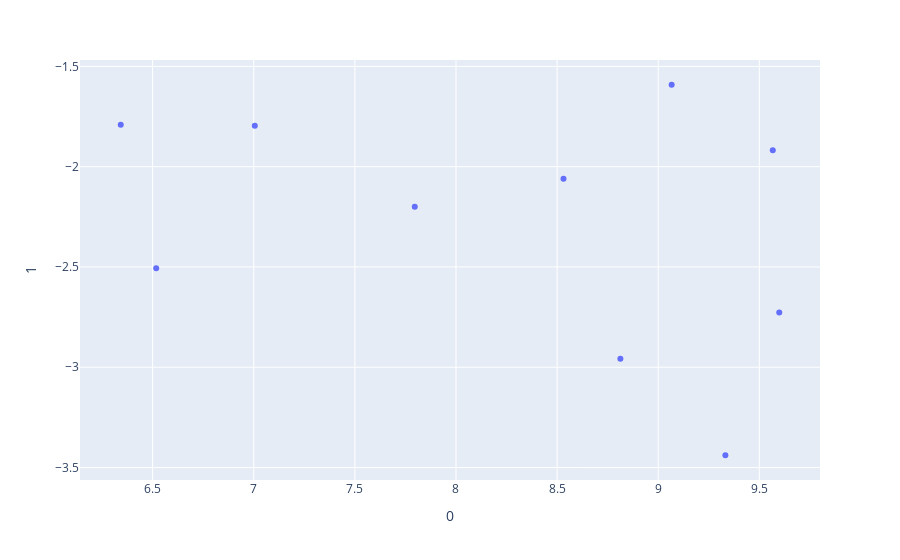

Here is the notebook cell this chart was saved with:
### Code cell
import plotly.express as px

fig = px.scatter(new_values, x=0, y=1, opacity=1, hover_name=sentences)
fig.show()

### Figure 1 — Plotly figure (JSON) as saved in the notebook; plotly's stock layout.template omitted (floating-point values rounded to 4 significant figures)
{"data": [{"hovertemplate": "<b>%{hovertext}</b><br><br>0=%{x}<br>1=%{y}<extra></extra>", "hovertext": ["We investigate the performance of QuantiScale, a new multi-touch interaction technique for the quantification of distances in medical images and discuss the benefits and prospects of redesigning interactions with multi-touch devices. Taking advantage of the multi-touch capabilities, QuantiScale behaves like a tape measure, but automatically adjusts the view onto the measured object to improve precision and speed. The technique has been studied in a real-world scenario measuring the diameter of structures for the diagnostic reading of medical images and provides hints for the replacement of traditional mouse-based interaction with gestural interaction. Results of the quantitative evaluation indicate a high measurement precision particularly for small objects. Participants experienced QuantiScale as being more fun, natural, and intuitive in comparison to mouse-based interaction even though the subjective preference for speed and precision was still in favor of the mouse.", "Brain MR images are one of the most important instruments for diagnosing neurological disorders such as tumors, infections or trauma. In particular, grade I-IV brain tumors are a well-studied subject for supervised deep learning approaches. However, for a clinical use of these approaches, a very large annotated database that covers all of the occurring variance is necessary. As MR scanners are not quantitative, it is unclear how good supervised approaches, trained on a specific database, will actually perform on a new set of images that may stem from a yet other scanner.", "Neuroscientists investigate neural circuits in the brain of the common fruit fly Drosophila melanogaster to discover how complex behavior is generated. Hypothesis building on potential connections between individual neurons is an essential step in the discovery of circuits that govern a specific behavior. ", "Real-Time Visualization of 3D Amyloid-Beta Fibrils from 2D Cryo-EM Density Maps", "The BundleExplorer: A Focus and Context Rendering Framework for Complex Fiber Distributions", "Mammogram Classification and Abnormality Detection from Nonlocal Labels using Deep Multiple Instance Neural Network", "Recent Advances in MRI and Ultrasound Perfusion Imaging", "Molecular Sombreros: Abstract Visualization of Binding Sites within Proteins", "CT-Based Navigation Guidance for Liver Tumor Ablation", "Illustrated Ultrasound for Multimodal Data Interpretation of Liver Examinations"], "legendgroup": "", "marker": {"color": "#636efa", "opacity": 1, "symbol": "circle"}, "mode": "markers", "name": "", "orientation": "v", "showlegend": false, "x": [6.518, 6.342, 7.005, 8.532, 9.066, 7.796, 9.332, 9.566, 8.813, 9.599], "xaxis": "x", "y": [-2.506, -1.791, -1.795, -2.06, -1.592, -2.2, -3.439, -1.918, -2.957, -2.727], "yaxis": "y", "type": "scatter"}], "layout": {"xaxis": {"anchor": "y", "domain": [0.0, 1.0], "title": {"text": "0"}}, "yaxis": {"anchor": "x", "domain": [0.0, 1.0], "title": {"text": "1"}}, "legend": {"tracegroupgap": 0}, "margin": {"t": 60}}}
